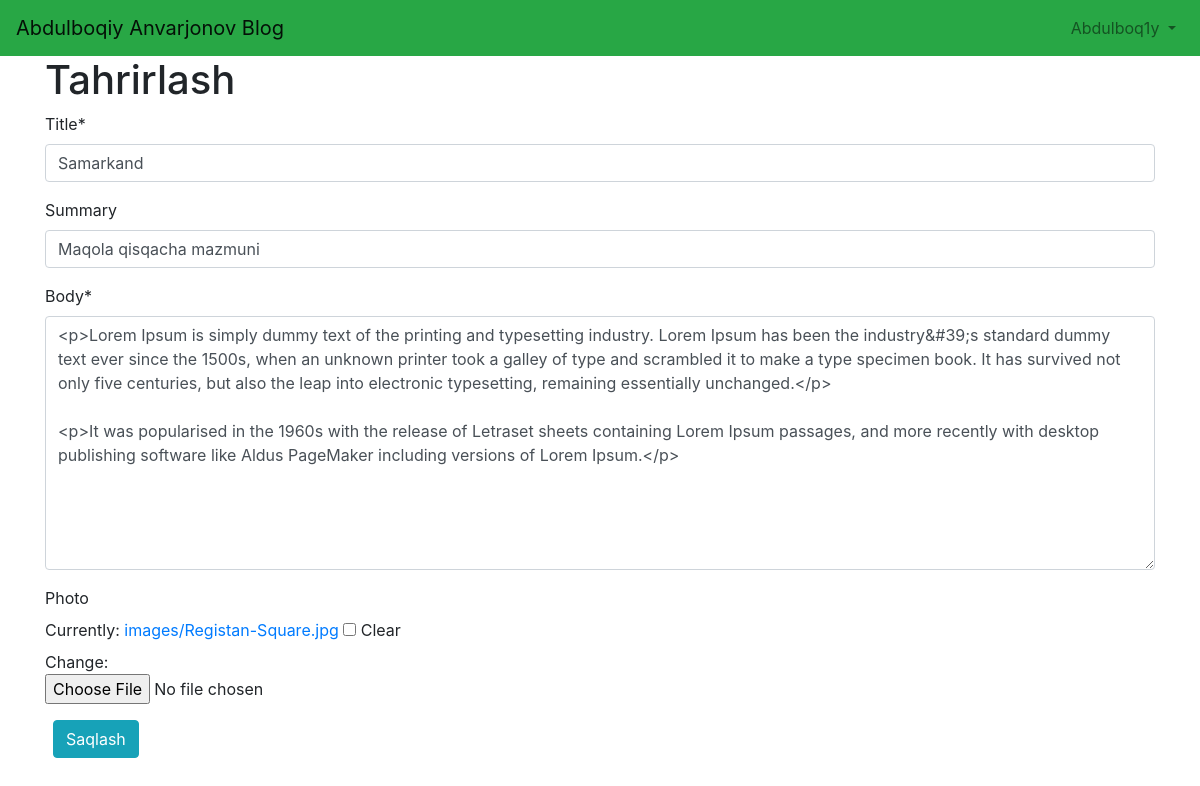
Page /articles/1/edit/ (signed in) on the committed database.
### accounts/models.py (models this page shows)
class CustomUser(AbstractUser):
    age=models.PositiveIntegerField(null=True, blank=True)

### articles/models.py (models this page shows, shortened)
class Article(models.Model):
    title = models.CharField(max_length=150)
    summary = models.CharField(max_length=200, blank=True)
    body = RichTextField()
    photo = models.ImageField(upload_to='images/', blank=True)
    date = models.DateTimeField(auto_now_add=True)
    author = models.ForeignKey(
        get_user_model(),
        on_delete=models.CASCADE,
    )

### articles/views.py (the view)
# urls.py: path('<int:pk>/edit/', ArticleUpdateView.as_view(), name="article_edit"),
class ArticleUpdateView(LoginRequiredMixin, UserPassesTestMixin, UpdateView):
    model = Article
    fields = ('title','summary', 'body','photo',)
    template_name = 'article_edit.html'
    def test_func(self):
        obj = self.get_object()
        return obj.author == self.request.user

### templates/article_edit.html (shortened to what this page needs)
{% extends 'base.html' %}
{% load crispy_forms_tags %}
{% block content %}
    <h1>Tahrirlash</h1>
    <form method="post" enctype="multipart/form-data">{% csrf_token %}
        {{ form|crispy }}
    <button class="btn btn-info ml-2" type="submit">Saqlash</button>
    </form>
{% endblock content %}

### templates/base.html (shortened to what this page needs)
{% load static %}
<!DOCTYPE html>
<html>
    <head>
            <link rel="stylesheet" href="https://cdn.jsdelivr.net/npm/bootstrap@4.5.3/dist/css/bootstrap.min.css">
    </head>
    <body>
        <nav class="navbar navbar-expand-lg navbar-light" style="background-color: #28a745;">
            <a class="navbar-brand" href="{% url 'home' %}">
                Abdulboqiy Anvarjonov Blog
            </a>
            <div class="collapse navbar-collapse" id="navbarSupportedContent">
                {% if user.is_authenticated %}
                    <ul class="navbar-nav ml-auto">
                        <li class="nav-item">
                            <a class="nav-link dropdown-toggle" href="#"
                                id="navbarDropdown" role="button" data-toggle="dropdown"
                                aria-haspopup="true" aria-expanded="false">
                                {{ user.username | title }}
                            </a>
                        </li>
                    </ul>
                {% else %}
                    <form class="form-inline ml-auto">
                        <a href="{% url 'login' %}" class="btn btn-outline-light">Kirish</a>
                        <a href="{% url 'signup' %}" class="btn btn-primary ml-2">Ro'yxatdan o'tish</a>
                    </form>
                {% endif %}
            </div>
        </nav>
        <main>
            <div class="container">
                {% block content %}
                {% endblock content %}
            </div>
        </main>
    </body>
</html>

### rows in the picture
CustomUser: username "Abdulboq1y"
Article: title "Samarkand", summary "Maqola qisqacha mazmuni", body "<p>Lorem Ipsum is simply dummy text of the printing and typesetting industry. Lorem Ipsum has been the industry&#39;s standard dummy text ever since the 1500s, when an unknown printer took a galley of type and scrambled it to make a type specimen book. It has survived not only five centuries, but also the leap into electronic typesetting, remaining essentially unchanged.</p> <p>It was popularised in the 1960s with the release of Letraset sheets containing Lorem Ipsum passages, and more recently with desktop publishing software like Aldus PageMaker including versions of Lorem Ipsum.</p>"
